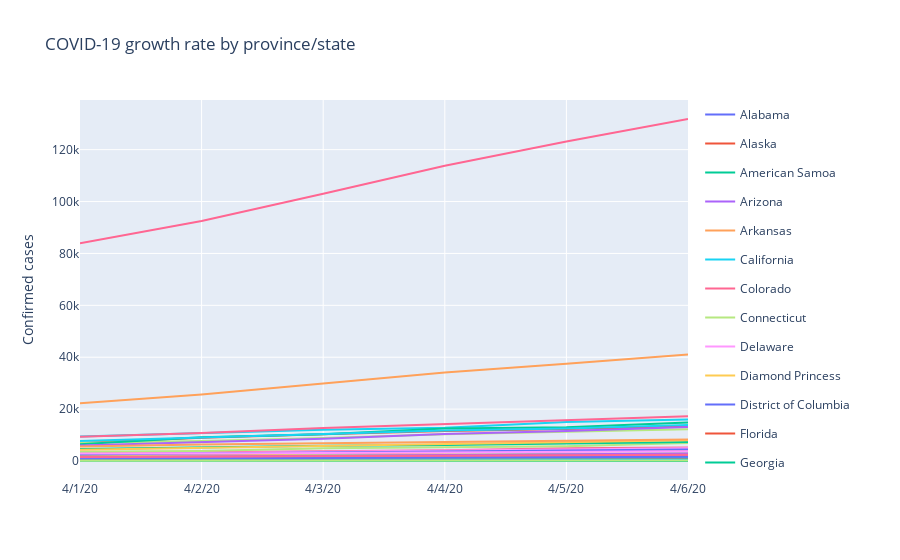

Notebook source saved alongside this figure:
### Markdown cell above
<a id='plot_growth'></a>
### Plot Growth Rate by Province/State

### Code cell
layout = go.Layout(title="COVID-19 growth rate by province/state",
                   yaxis={'title': 'Confirmed cases'},
                   height=1000)

fig = go.Figure(data=trace_confirmed, layout=layout)
fig.show()

### Figure 1 — Plotly figure (JSON) as saved in the notebook; plotly's stock layout.template omitted (floating-point values rounded to 4 significant figures)
{"data": [{"hoverlabel": {"namelength": 0}, "hovertemplate": "provincestate=Alabama<br>date=%{x}<br>number=%{y}", "legendgroup": "Alabama", "line": {"color": "#636efa", "dash": "solid"}, "mode": "lines", "name": "Alabama", "showlegend": true, "type": "scatter", "x": ["4/1/20", "4/2/20", "4/3/20", "4/4/20", "4/5/20", "4/6/20"], "xaxis": "x", "y": [1060, 1233, 1495, 1614, 1765, 1952], "yaxis": "y"}, {"hoverlabel": {"namelength": 0}, "hovertemplate": "provincestate=Alaska<br>date=%{x}<br>number=%{y}", "legendgroup": "Alaska", "line": {"color": "#EF553B", "dash": "solid"}, "mode": "lines", "name": "Alaska", "showlegend": true, "type": "scatter", "x": ["4/1/20", "4/2/20", "4/3/20", "4/4/20", "4/5/20", "4/6/20"], "xaxis": "x", "y": [132, 143, 157, 171, 185, 137], "yaxis": "y"}, {"hoverlabel": {"namelength": 0}, "hovertemplate": "provincestate=American Samoa<br>date=%{x}<br>number=%{y}", "legendgroup": "American Samoa", "line": {"color": "#00cc96", "dash": "solid"}, "mode": "lines", "name": "American Samoa", "showlegend": true, "type": "scatter", "x": ["4/1/20", "4/2/20", "4/3/20", "4/4/20", "4/5/20", "4/6/20"], "xaxis": "x", "y": [0, 0, 0, 0, 0, 0], "yaxis": "y"}, {"hoverlabel": {"namelength": 0}, "hovertemplate": "provincestate=Arizona<br>date=%{x}<br>number=%{y}", "legendgroup": "Arizona", "line": {"color": "#ab63fa", "dash": "solid"}, "mode": "lines", "name": "Arizona", "showlegend": true, "type": "scatter", "x": ["4/1/20", "4/2/20", "4/3/20", "4/4/20", "4/5/20", "4/6/20"], "xaxis": "x", "y": [1530, 1715, 1937, 2187, 2486, 2732], "yaxis": "y"}, {"hoverlabel": {"namelength": 0}, "hovertemplate": "provincestate=Arkansas<br>date=%{x}<br>number=%{y}", "legendgroup": "Arkansas", "line": {"color": "#FFA15A", "dash": "solid"}, "mode": "lines", "name": "Arkansas", "showlegend": true, "type": "scatter", "x": ["4/1/20", "4/2/20", "4/3/20", "4/4/20", "4/5/20", "4/6/20"], "xaxis": "x", "y": [584, 643, 704, 743, 837, 875], "yaxis": "y"}, {"hoverlabel": {"namelength": 0}, "hovertemplate": "provincestate=California<br>date=%{x}<br>number=%{y}", "legendgroup": "California", "line": {"color": "#19d3f3", "dash": "solid"}, "mode": "lines", "name": "California", "showlegend": true, "type": "scatter", "x": ["4/1/20", "4/2/20", "4/3/20", "4/4/20", "4/5/20", "4/6/20"], "xaxis": "x", "y": [9399, 10773, 12004, 12837, 15034, 16019], "yaxis": "y"}, {"hoverlabel": {"namelength": 0}, "hovertemplate": "provincestate=Colorado<br>date=%{x}<br>number=%{y}", "legendgroup": "Colorado", "line": {"color": "#FF6692", "dash": "solid"}, "mode": "lines", "name": "Colorado", "showlegend": true, "type": "scatter", "x": ["4/1/20", "4/2/20", "4/3/20", "4/4/20", "4/5/20", "4/6/20"], "xaxis": "x", "y": [2982, 3342, 3742, 4188, 4950, 5183], "yaxis": "y"}, {"hoverlabel": {"namelength": 0}, "hovertemplate": "provincestate=Connecticut<br>date=%{x}<br>number=%{y}", "legendgroup": "Connecticut", "line": {"color": "#B6E880", "dash": "solid"}, "mode": "lines", "name": "Connecticut", "showlegend": true, "type": "scatter", "x": ["4/1/20", "4/2/20", "4/3/20", "4/4/20", "4/5/20", "4/6/20"], "xaxis": "x", "y": [3557, 3824, 4914, 5276, 5675, 6906], "yaxis": "y"}, {"hoverlabel": {"namelength": 0}, "hovertemplate": "provincestate=Delaware<br>date=%{x}<br>number=%{y}", "legendgroup": "Delaware", "line": {"color": "#FF97FF", "dash": "solid"}, "mode": "lines", "name": "Delaware", "showlegend": true, "type": "scatter", "x": ["4/1/20", "4/2/20", "4/3/20", "4/4/20", "4/5/20", "4/6/20"], "xaxis": "x", "y": [368, 393, 450, 593, 673, 783], "yaxis": "y"}, {"hoverlabel": {"namelength": 0}, "hovertemplate": "provincestate=Diamond Princess<br>date=%{x}<br>number=%{y}", "legendgroup": "Diamond Princess", "line": {"color": "#FECB52", "dash": "solid"}, "mode": "lines", "name": "Diamond Princess", "showlegend": true, "type": "scatter", "x": ["4/1/20", "4/2/20", "4/3/20", "4/4/20", "4/5/20", "4/6/20"], "xaxis": "x", "y": [49, 49, 49, 49, 49, 49], "yaxis": "y"}, {"hoverlabel": {"namelength": 0}, "hovertemplate": "provincestate=District of Columbia<br>date=%{x}<br>number=%{y}", "legendgroup": "District of Columbia", "line": {"color": "#636efa", "dash": "solid"}, "mode": "lines", "name": "District of Columbia", "showlegend": true, "type": "scatter", "x": ["4/1/20", "4/2/20", "4/3/20", "4/4/20", "4/5/20", "4/6/20"], "xaxis": "x", "y": [586, 653, 757, 902, 1002, 1097], "yaxis": "y"}, {"hoverlabel": {"namelength": 0}, "hovertemplate": "provincestate=Florida<br>date=%{x}<br>number=%{y}", "legendgroup": "Florida", "line": {"color": "#EF553B", "dash": "solid"}, "mode": "lines", "name": "Florida", "showlegend": true, "type": "scatter", "x": ["4/1/20", "4/2/20", "4/3/20", "4/4/20", "4/5/20", "4/6/20"], "xaxis": "x", "y": [6956, 9008, 10268, 11545, 12350, 13324], "yaxis": "y"}, {"hoverlabel": {"namelength": 0}, "hovertemplate": "provincestate=Georgia<br>date=%{x}<br>number=%{y}", "legendgroup": "Georgia", "line": {"color": "#00cc96", "dash": "solid"}, "mode": "lines", "name": "Georgia", "showlegend": true, "type": "scatter", "x": ["4/1/20", "4/2/20", "4/3/20", "4/4/20", "4/5/20", "4/6/20"], "xaxis": "x", "y": [4638, 5348, 5831, 6160, 6647, 7314], "yaxis": "y"}, {"hoverlabel": {"namelength": 0}, "hovertemplate": "provincestate=Grand Princess<br>date=%{x}<br>number=%{y}", "legendgroup": "Grand Princess", "line": {"color": "#ab63fa", "dash": "solid"}, "mode": "lines", "name": "Grand Princess", "showlegend": true, "type": "scatter", "x": ["4/1/20", "4/2/20", "4/3/20", "4/4/20", "4/5/20", "4/6/20"], "xaxis": "x", "y": [103, 103, 103, 103, 103, 103], "yaxis": "y"}, {"hoverlabel": {"namelength": 0}, "hovertemplate": "provincestate=Guam<br>date=%{x}<br>number=%{y}", "legendgroup": "Guam", "line": {"color": "#FFA15A", "dash": "solid"}, "mode": "lines", "name": "Guam", "showlegend": true, "type": "scatter", "x": ["4/1/20", "4/2/20", "4/3/20", "4/4/20", "4/5/20", "4/6/20"], "xaxis": "x", "y": [77, 82, 84, 93, 112, 113], "yaxis": "y"}, {"hoverlabel": {"namelength": 0}, "hovertemplate": "provincestate=Hawaii<br>date=%{x}<br>number=%{y}", "legendgroup": "Hawaii", "line": {"color": "#19d3f3", "dash": "solid"}, "mode": "lines", "name": "Hawaii", "showlegend": true, "type": "scatter", "x": ["4/1/20", "4/2/20", "4/3/20", "4/4/20", "4/5/20", "4/6/20"], "xaxis": "x", "y": [224, 256, 319, 351, 371, 387], "yaxis": "y"}, {"hoverlabel": {"namelength": 0}, "hovertemplate": "provincestate=Idaho<br>date=%{x}<br>number=%{y}", "legendgroup": "Idaho", "line": {"color": "#FF6692", "dash": "solid"}, "mode": "lines", "name": "Idaho", "showlegend": true, "type": "scatter", "x": ["4/1/20", "4/2/20", "4/3/20", "4/4/20", "4/5/20", "4/6/20"], "xaxis": "x", "y": [566, 776, 891, 1022, 1078, 1101], "yaxis": "y"}, {"hoverlabel": {"namelength": 0}, "hovertemplate": "provincestate=Illinois<br>date=%{x}<br>number=%{y}", "legendgroup": "Illinois", "line": {"color": "#B6E880", "dash": "solid"}, "mode": "lines", "name": "Illinois", "showlegend": true, "type": "scatter", "x": ["4/1/20", "4/2/20", "4/3/20", "4/4/20", "4/5/20", "4/6/20"], "xaxis": "x", "y": [6980, 7695, 8904, 10357, 11259, 12262], "yaxis": "y"}, {"hoverlabel": {"namelength": 0}, "hovertemplate": "provincestate=Indiana<br>date=%{x}<br>number=%{y}", "legendgroup": "Indiana", "line": {"color": "#FF97FF", "dash": "solid"}, "mode": "lines", "name": "Indiana", "showlegend": true, "type": "scatter", "x": ["4/1/20", "4/2/20", "4/3/20", "4/4/20", "4/5/20", "4/6/20"], "xaxis": "x", "y": [2564, 3038, 3437, 3953, 4411, 4956], "yaxis": "y"}, {"hoverlabel": {"namelength": 0}, "hovertemplate": "provincestate=Iowa<br>date=%{x}<br>number=%{y}", "legendgroup": "Iowa", "line": {"color": "#FECB52", "dash": "solid"}, "mode": "lines", "name": "Iowa", "showlegend": true, "type": "scatter", "x": ["4/1/20", "4/2/20", "4/3/20", "4/4/20", "4/5/20", "4/6/20"], "xaxis": "x", "y": [547, 614, 699, 787, 869, 946], "yaxis": "y"}, {"hoverlabel": {"namelength": 0}, "hovertemplate": "provincestate=Kansas<br>date=%{x}<br>number=%{y}", "legendgroup": "Kansas", "line": {"color": "#636efa", "dash": "solid"}, "mode": "lines", "name": "Kansas", "showlegend": true, "type": "scatter", "x": ["4/1/20", "4/2/20", "4/3/20", "4/4/20", "4/5/20", "4/6/20"], "xaxis": "x", "y": [485, 553, 629, 698, 751, 849], "yaxis": "y"}, {"hoverlabel": {"namelength": 0}, "hovertemplate": "provincestate=Kentucky<br>date=%{x}<br>number=%{y}", "legendgroup": "Kentucky", "line": {"color": "#EF553B", "dash": "solid"}, "mode": "lines", "name": "Kentucky", "showlegend": true, "type": "scatter", "x": ["4/1/20", "4/2/20", "4/3/20", "4/4/20", "4/5/20", "4/6/20"], "xaxis": "x", "y": [632, 770, 770, 917, 955, 955], "yaxis": "y"}, {"hoverlabel": {"namelength": 0}, "hovertemplate": "provincestate=Louisiana<br>date=%{x}<br>number=%{y}", "legendgroup": "Louisiana", "line": {"color": "#00cc96", "dash": "solid"}, "mode": "lines", "name": "Louisiana", "showlegend": true, "type": "scatter", "x": ["4/1/20", "4/2/20", "4/3/20", "4/4/20", "4/5/20", "4/6/20"], "xaxis": "x", "y": [6424, 9159, 10297, 12496, 13010, 14867], "yaxis": "y"}, {"hoverlabel": {"namelength": 0}, "hovertemplate": "provincestate=Maine<br>date=%{x}<br>number=%{y}", "legendgroup": "Maine", "line": {"color": "#ab63fa", "dash": "solid"}, "mode": "lines", "name": "Maine", "showlegend": true, "type": "scatter", "x": ["4/1/20", "4/2/20", "4/3/20", "4/4/20", "4/5/20", "4/6/20"], "xaxis": "x", "y": [303, 376, 432, 456, 470, 499], "yaxis": "y"}, {"hoverlabel": {"namelength": 0}, "hovertemplate": "provincestate=Maryland<br>date=%{x}<br>number=%{y}", "legendgroup": "Maryland", "line": {"color": "#FFA15A", "dash": "solid"}, "mode": "lines", "name": "Maryland", "showlegend": true, "type": "scatter", "x": ["4/1/20", "4/2/20", "4/3/20", "4/4/20", "4/5/20", "4/6/20"], "xaxis": "x", "y": [1986, 2331, 2758, 3125, 3617, 4045], "yaxis": "y"}, {"hoverlabel": {"namelength": 0}, "hovertemplate": "provincestate=Massachusetts<br>date=%{x}<br>number=%{y}", "legendgroup": "Massachusetts", "line": {"color": "#19d3f3", "dash": "solid"}, "mode": "lines", "name": "Massachusetts", "showlegend": true, "type": "scatter", "x": ["4/1/20", "4/2/20", "4/3/20", "4/4/20", "4/5/20", "4/6/20"], "xaxis": "x", "y": [7738, 8966, 10402, 11736, 12500, 13837], "yaxis": "y"}, {"hoverlabel": {"namelength": 0}, "hovertemplate": "provincestate=Michigan<br>date=%{x}<br>number=%{y}", "legendgroup": "Michigan", "line": {"color": "#FF6692", "dash": "solid"}, "mode": "lines", "name": "Michigan", "showlegend": true, "type": "scatter", "x": ["4/1/20", "4/2/20", "4/3/20", "4/4/20", "4/5/20", "4/6/20"], "xaxis": "x", "y": [9315, 10791, 12744, 14225, 15718, 17221], "yaxis": "y"}, {"hoverlabel": {"namelength": 0}, "hovertemplate": "provincestate=Minnesota<br>date=%{x}<br>number=%{y}", "legendgroup": "Minnesota", "line": {"color": "#B6E880", "dash": "solid"}, "mode": "lines", "name": "Minnesota", "showlegend": true, "type": "scatter", "x": ["4/1/20", "4/2/20", "4/3/20", "4/4/20", "4/5/20", "4/6/20"], "xaxis": "x", "y": [689, 742, 788, 865, 935, 986], "yaxis": "y"}, {"hoverlabel": {"namelength": 0}, "hovertemplate": "provincestate=Mississippi<br>date=%{x}<br>number=%{y}", "legendgroup": "Mississippi", "line": {"color": "#FF97FF", "dash": "solid"}, "mode": "lines", "name": "Mississippi", "showlegend": true, "type": "scatter", "x": ["4/1/20", "4/2/20", "4/3/20", "4/4/20", "4/5/20", "4/6/20"], "xaxis": "x", "y": [1073, 1177, 1358, 1455, 1638, 1738], "yaxis": "y"}, {"hoverlabel": {"namelength": 0}, "hovertemplate": "provincestate=Missouri<br>date=%{x}<br>number=%{y}", "legendgroup": "Missouri", "line": {"color": "#FECB52", "dash": "solid"}, "mode": "lines", "name": "Missouri", "showlegend": true, "type": "scatter", "x": ["4/1/20", "4/2/20", "4/3/20", "4/4/20", "4/5/20", "4/6/20"], "xaxis": "x", "y": [1613, 1857, 1864, 2310, 2347, 2736], "yaxis": "y"}, {"hoverlabel": {"namelength": 0}, "hovertemplate": "provincestate=Montana<br>date=%{x}<br>number=%{y}", "legendgroup": "Montana", "line": {"color": "#636efa", "dash": "solid"}, "mode": "lines", "name": "Montana", "showlegend": true, "type": "scatter", "x": ["4/1/20", "4/2/20", "4/3/20", "4/4/20", "4/5/20", "4/6/20"], "xaxis": "x", "y": [208, 241, 243, 265, 286, 299], "yaxis": "y"}, {"hoverlabel": {"namelength": 0}, "hovertemplate": "provincestate=Nebraska<br>date=%{x}<br>number=%{y}", "legendgroup": "Nebraska", "line": {"color": "#EF553B", "dash": "solid"}, "mode": "lines", "name": "Nebraska", "showlegend": true, "type": "scatter", "x": ["4/1/20", "4/2/20", "4/3/20", "4/4/20", "4/5/20", "4/6/20"], "xaxis": "x", "y": [210, 246, 279, 321, 364, 417], "yaxis": "y"}, {"hoverlabel": {"namelength": 0}, "hovertemplate": "provincestate=Nevada<br>date=%{x}<br>number=%{y}", "legendgroup": "Nevada", "line": {"color": "#00cc96", "dash": "solid"}, "mode": "lines", "name": "Nevada", "showlegend": true, "type": "scatter", "x": ["4/1/20", "4/2/20", "4/3/20", "4/4/20", "4/5/20", "4/6/20"], "xaxis": "x", "y": [1279, 1463, 1514, 1742, 1855, 1953], "yaxis": "y"}, {"hoverlabel": {"namelength": 0}, "hovertemplate": "provincestate=New Hampshire<br>date=%{x}<br>number=%{y}", "legendgroup": "New Hampshire", "line": {"color": "#ab63fa", "dash": "solid"}, "mode": "lines", "name": "New Hampshire", "showlegend": true, "type": "scatter", "x": ["4/1/20", "4/2/20", "4/3/20", "4/4/20", "4/5/20", "4/6/20"], "xaxis": "x", "y": [357, 316, 479, 540, 621, 715], "yaxis": "y"}, {"hoverlabel": {"namelength": 0}, "hovertemplate": "provincestate=New Jersey<br>date=%{x}<br>number=%{y}", "legendgroup": "New Jersey", "line": {"color": "#FFA15A", "dash": "solid"}, "mode": "lines", "name": "New Jersey", "showlegend": true, "type": "scatter", "x": ["4/1/20", "4/2/20", "4/3/20", "4/4/20", "4/5/20", "4/6/20"], "xaxis": "x", "y": [22255, 25590, 29895, 34124, 37505, 41090], "yaxis": "y"}, {"hoverlabel": {"namelength": 0}, "hovertemplate": "provincestate=New Mexico<br>date=%{x}<br>number=%{y}", "legendgroup": "New Mexico", "line": {"color": "#19d3f3", "dash": "solid"}, "mode": "lines", "name": "New Mexico", "showlegend": true, "type": "scatter", "x": ["4/1/20", "4/2/20", "4/3/20", "4/4/20", "4/5/20", "4/6/20"], "xaxis": "x", "y": [340, 388, 534, 534, 670, 757], "yaxis": "y"}, {"hoverlabel": {"namelength": 0}, "hovertemplate": "provincestate=New York<br>date=%{x}<br>number=%{y}", "legendgroup": "New York", "line": {"color": "#FF6692", "dash": "solid"}, "mode": "lines", "name": "New York", "showlegend": true, "type": "scatter", "x": ["4/1/20", "4/2/20", "4/3/20", "4/4/20", "4/5/20", "4/6/20"], "xaxis": "x", "y": [83948, 92506, 102987, 113833, 123160, 131815], "yaxis": "y"}, {"hoverlabel": {"namelength": 0}, "hovertemplate": "provincestate=North Carolina<br>date=%{x}<br>number=%{y}", "legendgroup": "North Carolina", "line": {"color": "#B6E880", "dash": "solid"}, "mode": "lines", "name": "North Carolina", "showlegend": true, "type": "scatter", "x": ["4/1/20", "4/2/20", "4/3/20", "4/4/20", "4/5/20", "4/6/20"], "xaxis": "x", "y": [1675, 1977, 2251, 2486, 2649, 2962], "yaxis": "y"}, {"hoverlabel": {"namelength": 0}, "hovertemplate": "provincestate=North Dakota<br>date=%{x}<br>number=%{y}", "legendgroup": "North Dakota", "line": {"color": "#FF97FF", "dash": "solid"}, "mode": "lines", "name": "North Dakota", "showlegend": true, "type": "scatter", "x": ["4/1/20", "4/2/20", "4/3/20", "4/4/20", "4/5/20", "4/6/20"], "xaxis": "x", "y": [142, 159, 173, 186, 207, 225], "yaxis": "y"}, {"hoverlabel": {"namelength": 0}, "hovertemplate": "provincestate=Northern Mariana Islands<br>date=%{x}<br>number=%{y}", "legendgroup": "Northern Mariana Islands", "line": {"color": "#FECB52", "dash": "solid"}, "mode": "lines", "name": "Northern Mariana Islands", "showlegend": true, "type": "scatter", "x": ["4/1/20", "4/2/20", "4/3/20", "4/4/20", "4/5/20", "4/6/20"], "xaxis": "x", "y": [6, 6, 6, 6, 6, 6], "yaxis": "y"}, {"hoverlabel": {"namelength": 0}, "hovertemplate": "provincestate=Ohio<br>date=%{x}<br>number=%{y}", "legendgroup": "Ohio", "line": {"color": "#636efa", "dash": "solid"}, "mode": "lines", "name": "Ohio", "showlegend": true, "type": "scatter", "x": ["4/1/20", "4/2/20", "4/3/20", "4/4/20", "4/5/20", "4/6/20"], "xaxis": "x", "y": [2547, 2901, 3312, 3739, 4043, 4453], "yaxis": "y"}, {"hoverlabel": {"namelength": 0}, "hovertemplate": "provincestate=Oklahoma<br>date=%{x}<br>number=%{y}", "legendgroup": "Oklahoma", "line": {"color": "#EF553B", "dash": "solid"}, "mode": "lines", "name": "Oklahoma", "showlegend": true, "type": "scatter", "x": ["4/1/20", "4/2/20", "4/3/20", "4/4/20", "4/5/20", "4/6/20"], "xaxis": "x", "y": [721, 881, 990, 1161, 1254, 1329], "yaxis": "y"}, {"hoverlabel": {"namelength": 0}, "hovertemplate": "provincestate=Oregon<br>date=%{x}<br>number=%{y}", "legendgroup": "Oregon", "line": {"color": "#00cc96", "dash": "solid"}, "mode": "lines", "name": "Oregon", "showlegend": true, "type": "scatter", "x": ["4/1/20", "4/2/20", "4/3/20", "4/4/20", "4/5/20", "4/6/20"], "xaxis": "x", "y": [736, 826, 899, 899, 1068, 1068], "yaxis": "y"}, {"hoverlabel": {"namelength": 0}, "hovertemplate": "provincestate=Pennsylvania<br>date=%{x}<br>number=%{y}", "legendgroup": "Pennsylvania", "line": {"color": "#ab63fa", "dash": "solid"}, "mode": "lines", "name": "Pennsylvania", "showlegend": true, "type": "scatter", "x": ["4/1/20", "4/2/20", "4/3/20", "4/4/20", "4/5/20", "4/6/20"], "xaxis": "x", "y": [6009, 7268, 8570, 10444, 11589, 13127], "yaxis": "y"}, {"hoverlabel": {"namelength": 0}, "hovertemplate": "provincestate=Puerto Rico<br>date=%{x}<br>number=%{y}", "legendgroup": "Puerto Rico", "line": {"color": "#FFA15A", "dash": "solid"}, "mode": "lines", "name": "Puerto Rico", "showlegend": true, "type": "scatter", "x": ["4/1/20", "4/2/20", "4/3/20", "4/4/20", "4/5/20", "4/6/20"], "xaxis": "x", "y": [286, 316, 316, 452, 475, 513], "yaxis": "y"}, {"hoverlabel": {"namelength": 0}, "hovertemplate": "provincestate=Rhode Island<br>date=%{x}<br>number=%{y}", "legendgroup": "Rhode Island", "line": {"color": "#19d3f3", "dash": "solid"}, "mode": "lines", "name": "Rhode Island", "showlegend": true, "type": "scatter", "x": ["4/1/20", "4/2/20", "4/3/20", "4/4/20", "4/5/20", "4/6/20"], "xaxis": "x", "y": [566, 657, 711, 806, 922, 1082], "yaxis": "y"}, {"hoverlabel": {"namelength": 0}, "hovertemplate": "provincestate=South Carolina<br>date=%{x}<br>number=%{y}", "legendgroup": "South Carolina", "line": {"color": "#FF6692", "dash": "solid"}, "mode": "lines", "name": "South Carolina", "showlegend": true, "type": "scatter", "x": ["4/1/20", "4/2/20", "4/3/20", "4/4/20", "4/5/20", "4/6/20"], "xaxis": "x", "y": [1293, 1554, 1700, 1917, 2049, 2232], "yaxis": "y"}, {"hoverlabel": {"namelength": 0}, "hovertemplate": "provincestate=South Dakota<br>date=%{x}<br>number=%{y}", "legendgroup": "South Dakota", "line": {"color": "#B6E880", "dash": "solid"}, "mode": "lines", "name": "South Dakota", "showlegend": true, "type": "scatter", "x": ["4/1/20", "4/2/20", "4/3/20", "4/4/20", "4/5/20", "4/6/20"], "xaxis": "x", "y": [129, 165, 187, 212, 240, 288], "yaxis": "y"}, {"hoverlabel": {"namelength": 0}, "hovertemplate": "provincestate=Tennessee<br>date=%{x}<br>number=%{y}", "legendgroup": "Tennessee", "line": {"color": "#FF97FF", "dash": "solid"}, "mode": "lines", "name": "Tennessee", "showlegend": true, "type": "scatter", "x": ["4/1/20", "4/2/20", "4/3/20", "4/4/20", "4/5/20", "4/6/20"], "xaxis": "x", "y": [2933, 2845, 3067, 3322, 3633, 3802], "yaxis": "y"}, {"hoverlabel": {"namelength": 0}, "hovertemplate": "provincestate=Texas<br>date=%{x}<br>number=%{y}", "legendgroup": "Texas", "line": {"color": "#FECB52", "dash": "solid"}, "mode": "lines", "name": "Texas", "showlegend": true, "type": "scatter", "x": ["4/1/20", "4/2/20", "4/3/20", "4/4/20", "4/5/20", "4/6/20"], "xaxis": "x", "y": [4355, 5069, 5734, 6556, 7209, 8043], "yaxis": "y"}, {"hoverlabel": {"namelength": 0}, "hovertemplate": "provincestate=Utah<br>date=%{x}<br>number=%{y}", "legendgroup": "Utah", "line": {"color": "#636efa", "dash": "solid"}, "mode": "lines", "name": "Utah", "showlegend": true, "type": "scatter", "x": ["4/1/20", "4/2/20", "4/3/20", "4/4/20", "4/5/20", "4/6/20"], "xaxis": "x", "y": [888, 1092, 1253, 1432, 1603, 1680], "yaxis": "y"}, {"hoverlabel": {"namelength": 0}, "hovertemplate": "provincestate=Vermont<br>date=%{x}<br>number=%{y}", "legendgroup": "Vermont", "line": {"color": "#EF553B", "dash": "solid"}, "mode": "lines", "name": "Vermont", "showlegend": true, "type": "scatter", "x": ["4/1/20", "4/2/20", "4/3/20", "4/4/20", "4/5/20", "4/6/20"], "xaxis": "x", "y": [321, 338, 389, 461, 512, 543], "yaxis": "y"}, {"hoverlabel": {"namelength": 0}, "hovertemplate": "provincestate=Virgin Islands<br>date=%{x}<br>number=%{y}", "legendgroup": "Virgin Islands", "line": {"color": "#00cc96", "dash": "solid"}, "mode": "lines", "name": "Virgin Islands", "showlegend": true, "type": "scatter", "x": ["4/1/20", "4/2/20", "4/3/20", "4/4/20", "4/5/20", "4/6/20"], "xaxis": "x", "y": [30, 30, 37, 40, 42, 43], "yaxis": "y"}, {"hoverlabel": {"namelength": 0}, "hovertemplate": "provincestate=Virginia<br>date=%{x}<br>number=%{y}", "legendgroup": "Virginia", "line": {"color": "#ab63fa", "dash": "solid"}, "mode": "lines", "name": "Virginia", "showlegend": true, "type": "scatter", "x": ["4/1/20", "4/2/20", "4/3/20", "4/4/20", "4/5/20", "4/6/20"], "xaxis": "x", "y": [1483, 1706, 2012, 2407, 2640, 2878], "yaxis": "y"}, {"hoverlabel": {"namelength": 0}, "hovertemplate": "provincestate=Washington<br>date=%{x}<br>number=%{y}", "legendgroup": "Washington", "line": {"color": "#FFA15A", "dash": "solid"}, "mode": "lines", "name": "Washington", "showlegend": true, "type": "scatter", "x": ["4/1/20", "4/2/20", "4/3/20", "4/4/20", "4/5/20", "4/6/20"], "xaxis": "x", "y": [5608, 6389, 6846, 7247, 7825, 8311], "yaxis": "y"}, {"hoverlabel": {"namelength": 0}, "hovertemplate": "provincestate=West Virginia<br>date=%{x}<br>number=%{y}", "legendgroup": "West Virginia", "line": {"color": "#19d3f3", "dash": "solid"}, "mode": "lines", "name": "West Virginia", "showlegend": true, "type": "scatter", "x": ["4/1/20", "4/2/20", "4/3/20", "4/4/20", "4/5/20", "4/6/20"], "xaxis": "x", "y": [191, 216, 237, 282, 324, 345], "yaxis": "y"}, {"hoverlabel": {"namelength": 0}, "hovertemplate": "provincestate=Wisconsin<br>date=%{x}<br>number=%{y}", "legendgroup": "Wisconsin", "line": {"color": "#FF6692", "dash": "solid"}, "mode": "lines", "name": "Wisconsin", "showlegend": true, "type": "scatter", "x": ["4/1/20", "4/2/20", "4/3/20", "4/4/20", "4/5/20", "4/6/20"], "xaxis": "x", "y": [1556, 1748, 2012, 2030, 2320, 2449], "yaxis": "y"}, {"hoverlabel": {"namelength": 0}, "hovertemplate": "provincestate=Wyoming<br>date=%{x}<br>number=%{y}", "legendgroup": "Wyoming", "line": {"color": "#B6E880", "dash": "solid"}, "mode": "lines", "name": "Wyoming", "showlegend": true, "type": "scatter", "x": ["4/1/20", "4/2/20", "4/3/20", "4/4/20", "4/5/20", "4/6/20"], "xaxis": "x", "y": [130, 150, 162, 187, 197, 210], "yaxis": "y"}], "layout": {"autosize": true, "title": {"text": "COVID-19 growth rate by province/state"}, "xaxis": {"autorange": true, "range": [0, 5], "type": "category"}, "yaxis": {"autorange": true, "range": [-7323.0, 139100.0], "title": {"text": "Confirmed cases"}, "type": "linear"}}}
